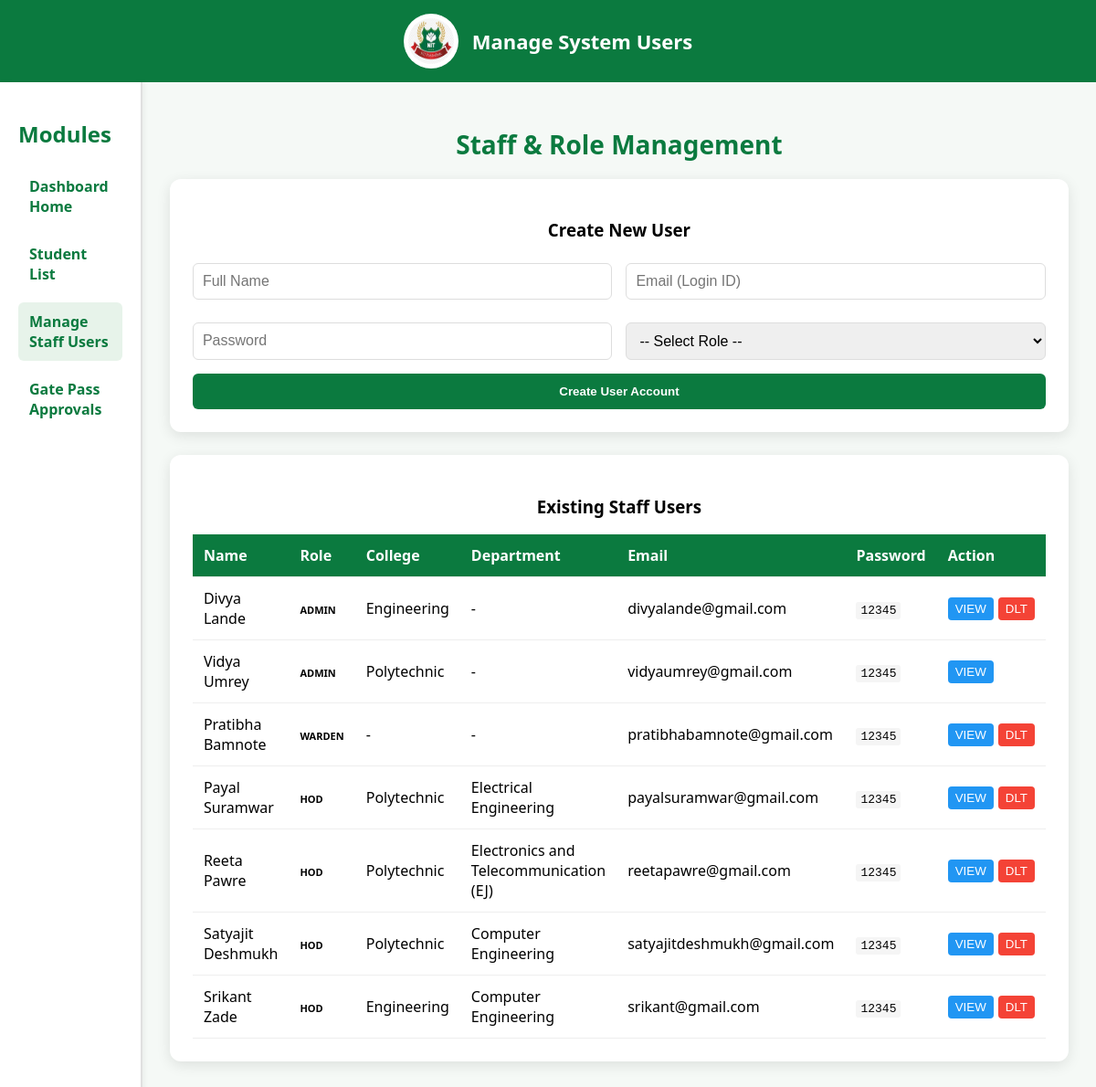
Screenshot of /admin_manage_users.php (signed in) with the database file from the repository.
### tables this page shows
CREATE TABLE `users` (
  `id` int NOT NULL,
  `fullname` varchar(100) DEFAULT NULL,
  `email` varchar(100) DEFAULT NULL,
  `password` varchar(100) DEFAULT NULL,
  `role` enum('admin','warden','student','hod','principal_poly','principal_engg','incharge_poly','incharge_engg') NOT NULL,
  `college_name` varchar(100) DEFAULT NULL,
  `department_name` varchar(100) DEFAULT NULL,
  `created_at` timestamp NULL DEFAULT CURRENT_TIMESTAMP
);

### admin_manage_users.php (the view, shortened to what this page needs)
<?php
include("db.php");
$result = $conn->query("SELECT * FROM users WHERE role != 'student' ORDER BY role, fullname");
?>
<!DOCTYPE html>
<html lang="en">
<head>
    <link rel="stylesheet" href="admin.css">
    <link rel="stylesheet" href="responsive.css">
</head>
<body>
    <header>
        <img src="nit_logo.png.jpg" alt="NIT Logo">
        Manage System Users
    </header>
    <div class="dashboard">
        <div class="sidebar">
            <h2>Modules</h2>
            <a href="admin.php">Dashboard Home</a>
            <a href="admin_student_info.php">Student List</a>
            <a href="admin_manage_users.php" style="background: #e7f3ea;">Manage Staff Users</a>
            <a href="admin_gatepass.php">Gate Pass Approvals</a>
        </div>
        <div class="content">
            <h1>Staff & Role Management</h1>
            <div class="form-container">
                <h3>Create New User</h3>
                <form method="POST" action="">
                    <div style="display:grid; grid-template-columns: 1fr 1fr; gap: 15px;">
                        <input type="text" name="fullname" placeholder="Full Name" required>
                        <input type="email" name="email" placeholder="Email (Login ID)" required>
                        <input type="text" name="password" placeholder="Password" required>
                        <select name="role" required onchange="toggleFields(this.value)">
                            <option value="">-- Select Role --</option>
                        </select>
                    </div>
                    <button type="submit" name="create_user" class="btn-create">Create User Account</button>
                </form>
            </div>
            <div class="table-container">
                <h3>Existing Staff Users</h3>
                <table>
                    <thead>
                        <tr>
                            <th>Name</th>
                            <th>Role</th>
                            <th>College</th>
                            <th>Department</th>
                            <th>Email</th>
                            <th>Password</th>
                            <th>Action</th>
                        </tr>
                    </thead>
                    <tbody>
                        <?php while($row = $result->fetch_assoc()): ?>
                            <tr>
                                <td><?php echo htmlspecialchars($row['fullname']); ?></td>
                                <td><span style="font-weight:bold; font-size:11px;"><?php echo strtoupper($row['role']); ?></span></td>
                                <td><?php echo $row['college_name'] ?? '-'; ?></td>
                                <td><?php echo $row['department_name'] ?? '-'; ?></td>
                                <td><?php echo htmlspecialchars($row['email']); ?></td>
                                <td><code style="background: #f5f5f5; padding: 2px 5px; border-radius: 3px;"><?php echo htmlspecialchars($row['password']); ?></code></td>
                                <td>
                                    <div style="display:flex; gap:5px;">
                                        <form action="admin_view_staff.php" method="GET">
                                            <button type="submit" style="background:#2196F3; color:white; border:none; padding:5px 8px; border-radius:4px; cursor:pointer;">VIEW</button>
                                        </form>
                                        <?php if($row['id'] != $_SESSION['user_id']): ?>
                                            <form method="POST" action="" onsubmit="return confirm('Delete this user?');">
                                                <button type="submit" name="delete_user" style="background:#f44336; color:white; border:none; padding:5px 8px; border-radius:4px; cursor:pointer;">DLT</button>
                                            </form>
                                        <?php endif; ?>
                                    </div>
                                </td>
                            </tr>
                        <?php endwhile; ?>
                    </tbody>
                </table>
            </div>
        </div>
    </div>
</body>
</html>

### admin.css (style rules this page uses)
body { font-family: "Segoe UI", sans-serif; margin: 0; background: #f5f9f6; }
header { background: #0b7a3f; color: white; text-align: center; padding: 15px; font-size: 22px; font-weight: bold; display: flex; align-items: center; justify-content: center; gap: 15px; }
header img { width: 60px; height: 60px; border-radius: 50%; background: white; padding: 5px; }
.dashboard { display: flex; min-height: 90vh; }
.sidebar { width: 250px; background: #ffffff; padding: 20px; border-right: 2px solid #e0e0e0; box-shadow: 2px 0 6px rgba(0, 0, 0, 0.05); }
.sidebar h2 { color: #0b7a3f; margin-bottom: 20px; }
.sidebar a { display: block; text-decoration: none; color: #0b7a3f; font-weight: 600; margin: 10px 0; padding: 10px 12px; border-radius: 6px; transition: 0.3s; }
.content { flex: 1; padding: 30px; text-align: center; }
.content h1 { color: #0b7a3f; font-size: 28px; }
.table-container { width: 100%; overflow-x: auto; -webkit-overflow-scrolling: touch; margin-top: 20px; border-radius: 8px; box-shadow: 0 2px 8px rgba(0,0,0,0.05); }
table { min-width: 600px; }

### responsive.css (style rules this page uses)
*, *::before, *::after { box-sizing: border-box; }
img { max-width: 100%; height: auto; }
input, select, textarea { font-size: 16px; }

### admin_manage_users.php (style rules this page uses)
.form-container, .table-container { background: white; padding: 25px; border-radius: 12px; box-shadow: 0 4px 15px rgba(0,0,0,0.1); margin-bottom: 25px; }
input, select { padding: 10px; margin: 5px 0; border: 1px solid #ddd; border-radius: 6px; width: 100%; box-sizing: border-box; }
.btn-create { background: #0b7a3f; color: white; border: none; padding: 12px; border-radius: 6px; cursor: pointer; font-weight: bold; width: 100%; margin-top: 10px; }
table { width: 100%; border-collapse: collapse; }
th, td { text-align: left; padding: 12px; border-bottom: 1px solid #eee; }
th { background: #0b7a3f; color: white; }

### rows the page displays
users: fullname "Divya Lande", role "ADMIN", college_name "Engineering", department_name "-", email "divyalande@gmail.com", password "12345"
users: fullname "Vidya Umrey", role "ADMIN", college_name "Polytechnic", department_name "-", email "vidyaumrey@gmail.com", password "12345"
users: fullname "Pratibha Bamnote", role "WARDEN", college_name "-", department_name "-", email "pratibhabamnote@gmail.com", password "12345"
users: fullname "Payal Suramwar", role "HOD", college_name "Polytechnic", department_name "Electrical Engineering", email "payalsuramwar@gmail.com", password "12345"
users: fullname "Reeta Pawre", role "HOD", college_name "Polytechnic", department_name "Electronics and Telecommunication (EJ)", email "reetapawre@gmail.com", password "12345"
users: fullname "Satyajit Deshmukh", role "HOD", college_name "Polytechnic", department_name "Computer Engineering", email "satyajitdeshmukh@gmail.com", password "12345"
users: fullname "Srikant Zade", role "HOD", college_name "Engineering", department_name "Computer Engineering", email "srikant@gmail.com", password "12345"
